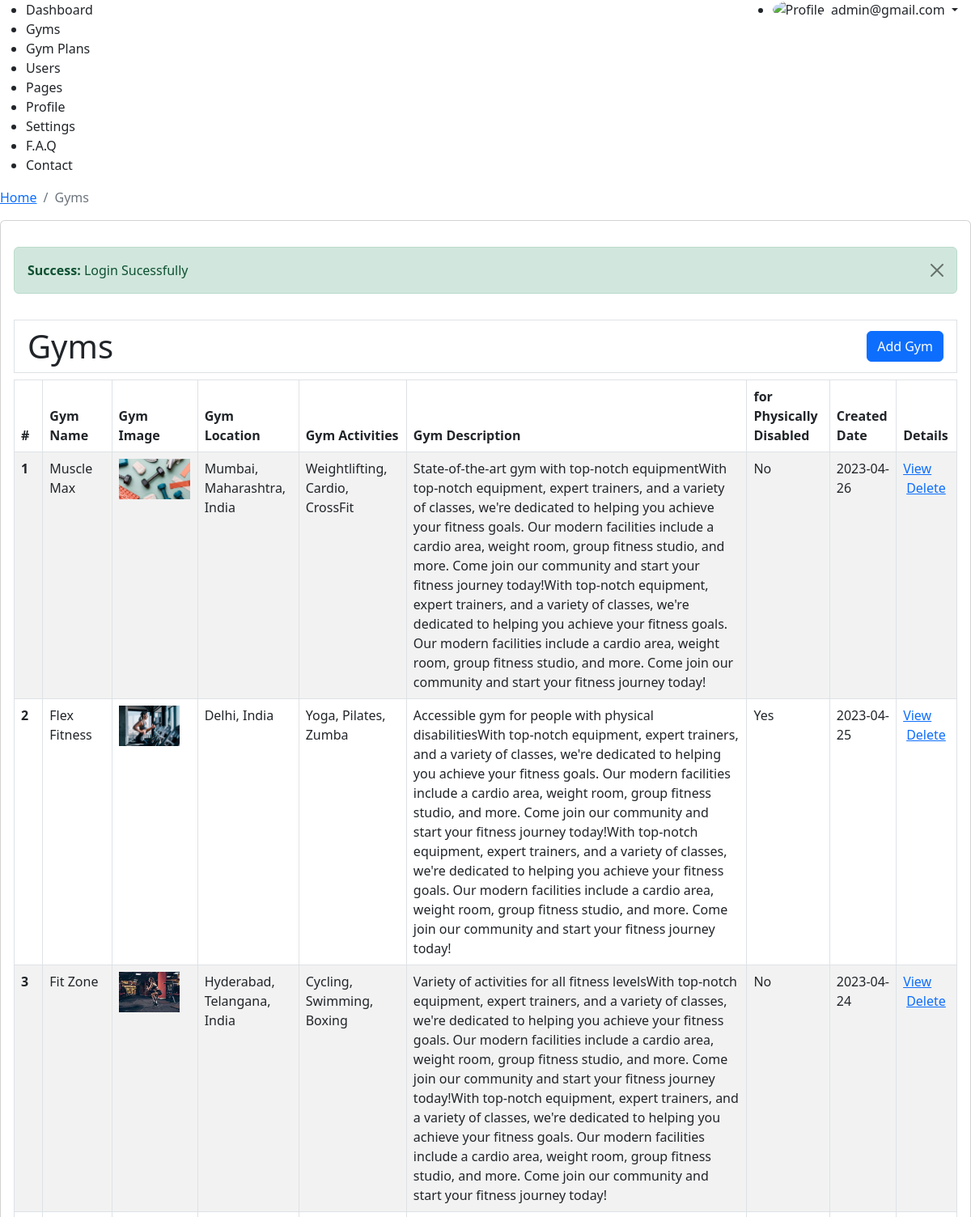
The app's page /admin/gyms.php (signed in, upper part) with its own data.
### tables this page shows
CREATE TABLE `tbl_gyms` (
  `id` int(11) NOT NULL,
  `name` varchar(255) NOT NULL,
  `image` varchar(255) NOT NULL,
  `location` varchar(255) NOT NULL,
  `activities` varchar(255) NOT NULL,
  `phy_disabled` tinyint(1) NOT NULL,
  `description` text NOT NULL,
  `date` varchar(255) NOT NULL
);

### admin/gyms.php (the view, shortened to what this page needs)
<?php
require_once __DIR__ . "/include/layout-start.php";
?>
<?php
$sql = "SELECT a.*  FROM tbl_gyms a; ";
$result = $conn -> query($sql);
$rows = $result -> fetch_all(MYSQLI_ASSOC);
?>
<div class="py-3">
<div class="table-responsive">
    <h1 class="py-2 px-3 border border-1 d-flex justify-content-between align-items-center">
        <span>Gyms</span>
        <a href="<?=ADMIN_URL?>addGym.php" class="btn btn-primary">Add Gym</a>
    </h1>
    <table class="table table-bordered  table-striped">
        <thead>
            <tr>
                <th scope="col">#</th>
                <th scope="col">Gym Name</th>
                <th scope="col">Gym Image</th>
                <th scope="col">Gym Location</th>
                <th scope="col">Gym Activities</th>
                <th scope="col">Gym Description</th>
                <th scope="col">for Physically Disabled</th>
                <th scope="col">Created Date</th>
                <th scope="col">Details</th>
            </tr>
        </thead>
        <tbody>
            <?php
            $sl = 0;
            foreach ($rows as $key => $value) {
                $sl++;
            ?>
                <tr>
                    <th scope="row"><?=$sl?></th>
                    <td><?=$value['name']?></td>
                    <td>
                        <img src="<?=$value['image']?>" height="50"/>
                    </td>
                    <td><?=$value['location']?></td>
                    <td><?=$value['activities']?></td>
                    <td><?=$value['description']?></td>
                    <td><?=$value['phy_disabled'] ? 'Yes' : 'No'?></td>
                    <td><?=$value['date']?></td>
                    <td>
                        <a href="<?=ADMIN_URL?>gymDetails.php?gym_id=<?=$value['id']?>">
                            View
                        </a>
                        <a class="ms-1"
                            href="<?=ADMIN_URL?>gyms.php?did=<?=$value['id']?>"
                            onclick="return confirm('Are you sure?')">
                            Delete
                        </a>
                    </td>
                </tr>
            <?php } ?>
        </tbody>
    </table>
</div>
</div>
<?php require_once __DIR__ . "/include/layout-end.php"; ?>

### records on screen
tbl_gyms: name "Muscle Max", image (picture), location "Mumbai, Maharashtra, India", activities "Weightlifting, Cardio, CrossFit", description "State-of-the-art gym with top-notch equipmentWith top-notch equipment, expert trainers, and a variety of classes, we're dedicated to helping you achieve your fitness goals. Our modern facilities include a cardio area, weight room, group fitness studio, and more. Come join our community and start your fitness journey today!With top-notch equipment, expert trainers, and a variety of classes, we're dedicated to helping you achieve your fitness goals. Our modern facilities include a cardio area, weight room, group fitness studio, and more. Come join our community and start your fitness journey today!", phy_disabled "No", date "2023-04-26"
tbl_gyms: name "Flex Fitness", image (picture), location "Delhi, India", activities "Yoga, Pilates, Zumba", description "Accessible gym for people with physical disabilitiesWith top-notch equipment, expert trainers, and a variety of classes, we're dedicated to helping you achieve your fitness goals. Our modern facilities include a cardio area, weight room, group fitness studio, and more. Come join our community and start your fitness journey today!With top-notch equipment, expert trainers, and a variety of classes, we're dedicated to helping you achieve your fitness goals. Our modern facilities include a cardio area, weight room, group fitness studio, and more. Come join our community and start your fitness journey today!", phy_disabled "Yes", date "2023-04-25"
tbl_gyms: name "Fit Zone", image (picture), location "Hyderabad, Telangana, India", activities "Cycling, Swimming, Boxing", description "Variety of activities for all fitness levelsWith top-notch equipment, expert trainers, and a variety of classes, we're dedicated to helping you achieve your fitness goals. Our modern facilities include a cardio area, weight room, group fitness studio, and more. Come join our community and start your fitness journey today!With top-notch equipment, expert trainers, and a variety of classes, we're dedicated to helping you achieve your fitness goals. Our modern facilities include a cardio area, weight room, group fitness studio, and more. Come join our community and start your fitness journey today!", phy_disabled "No", date "2023-04-24"

### other values on screen
$_SESSION['email'] "admin@gmail.com"
$title "Gyms"
$_SESSION['sucmsg'] "Login Sucessfully"
